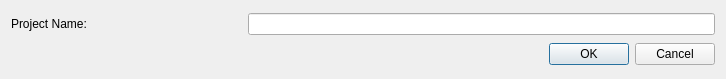
<?xml version="1.0" encoding="UTF-8"?>
<ui version="4.0">
 <class>Dialog</class>
 <widget class="QDialog" name="Dialog">
  <property name="geometry">
   <rect>
    <x>0</x>
    <y>0</y>
    <width>726</width>
    <height>79</height>
   </rect>
  </property>
  <property name="windowTitle">
   <string>New Project</string>
  </property>
  <property name="modal">
   <bool>true</bool>
  </property>
  <layout class="QGridLayout" name="gridLayout">
   <item row="0" column="0">
    <widget class="QLabel" name="label">
     <property name="text">
      <string>Project Name:</string>
     </property>
    </widget>
   </item>
   <item row="0" column="1" colspan="2">
    <widget class="QLineEdit" name="dlg_project_name"/>
   </item>
   <item row="2" column="1" colspan="2">
    <widget class="QDialogButtonBox" name="buttonBox">
     <property name="orientation">
      <enum>Qt::Horizontal</enum>
     </property>
     <property name="standardButtons">
      <set>QDialogButtonBox::Cancel|QDialogButtonBox::Ok</set>
     </property>
    </widget>
   </item>
  </layout>
 </widget>
 <resources/>
 <connections>
  <connection>
   <sender>buttonBox</sender>
   <signal>accepted()</signal>
   <receiver>Dialog</receiver>
   <slot>accept()</slot>
   <hints>
    <hint type="sourcelabel">
     <x>405</x>
     <y>103</y>
    </hint>
    <hint type="destinationlabel">
     <x>157</x>
     <y>274</y>
    </hint>
   </hints>
  </connection>
  <connection>
   <sender>buttonBox</sender>
   <signal>rejected()</signal>
   <receiver>Dialog</receiver>
   <slot>reject()</slot>
   <hints>
    <hint type="sourcelabel">
     <x>473</x>
     <y>103</y>
    </hint>
    <hint type="destinationlabel">
     <x>286</x>
     <y>274</y>
    </hint>
   </hints>
  </connection>
 </connections>
</ui>
